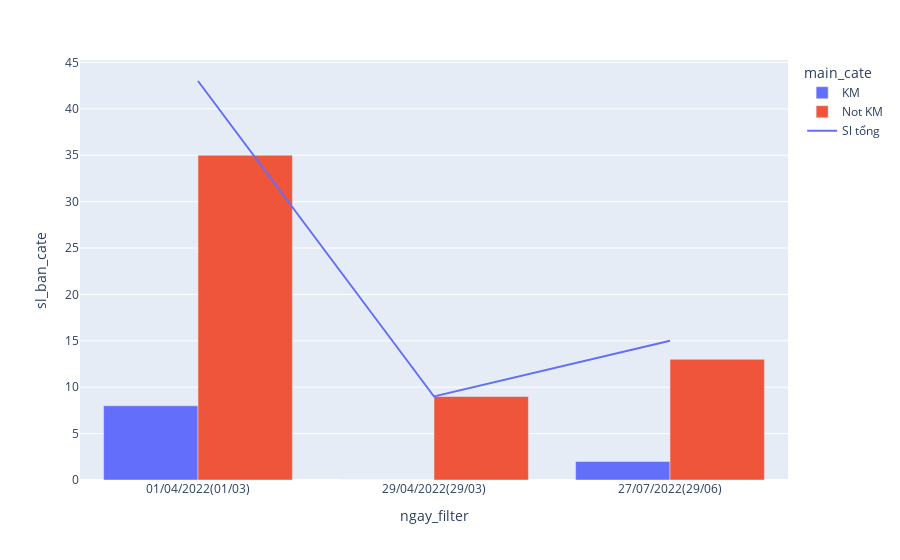

Source (notebook cell):
### Code cell
fig = px.bar(df, x='ngay_filter', y='sl_ban_cate', color='main_cate', hover_data=['tong_cate', 'percent_sl', 'percent_tong'], barmode = 'group').add_traces(
                        px.line(df, x="ngay_filter", y="sl_ban").update_traces(showlegend=True, name="Sl tổng").data
                        )
fig.show()

### Figure 1 — Plotly figure (JSON) as saved in the notebook; plotly's stock layout.template omitted (floating-point values rounded to 4 significant figures)
{"data": [{"alignmentgroup": "True", "customdata": [[280800, 18.6, 15.13], [0, 0, 0], [66600, 13.33, 10.22]], "hovertemplate": "main_cate=KM<br>ngay_filter=%{x}<br>sl_ban_cate=%{y}<br>tong_cate=%{customdata[0]}<br>percent_sl=%{customdata[1]}<br>percent_tong=%{customdata[2]}<extra></extra>", "legendgroup": "KM", "marker": {"color": "#636efa", "pattern": {"shape": ""}}, "name": "KM", "offsetgroup": "KM", "orientation": "v", "showlegend": true, "textposition": "auto", "type": "bar", "x": ["01/04/2022(01/03)", "29/04/2022(29/03)", "27/07/2022(29/06)"], "xaxis": "x", "y": [8, 0, 2], "yaxis": "y"}, {"alignmentgroup": "True", "customdata": [[1575000, 81.4, 84.87], [405000, 100, 100], [585000, 86.67, 89.78]], "hovertemplate": "main_cate=Not KM<br>ngay_filter=%{x}<br>sl_ban_cate=%{y}<br>tong_cate=%{customdata[0]}<br>percent_sl=%{customdata[1]}<br>percent_tong=%{customdata[2]}<extra></extra>", "legendgroup": "Not KM", "marker": {"color": "#EF553B", "pattern": {"shape": ""}}, "name": "Not KM", "offsetgroup": "Not KM", "orientation": "v", "showlegend": true, "textposition": "auto", "type": "bar", "x": ["01/04/2022(01/03)", "29/04/2022(29/03)", "27/07/2022(29/06)"], "xaxis": "x", "y": [35, 9, 13], "yaxis": "y"}, {"hovertemplate": "ngay_filter=%{x}<br>sl_ban=%{y}<extra></extra>", "legendgroup": "", "line": {"color": "#636efa", "dash": "solid"}, "marker": {"symbol": "circle"}, "mode": "lines", "name": "Sl tổng", "orientation": "v", "showlegend": true, "type": "scatter", "x": ["01/04/2022(01/03)", "01/04/2022(01/03)", "29/04/2022(29/03)", "29/04/2022(29/03)", "27/07/2022(29/06)", "27/07/2022(29/06)"], "xaxis": "x", "y": [43, 43, 9, 9, 15, 15], "yaxis": "y"}], "layout": {"barmode": "group", "legend": {"title": {"text": "main_cate"}, "tracegroupgap": 0}, "margin": {"t": 60}, "xaxis": {"anchor": "y", "domain": [0, 1], "title": {"text": "ngay_filter"}}, "yaxis": {"anchor": "x", "domain": [0, 1], "title": {"text": "sl_ban_cate"}}}}
